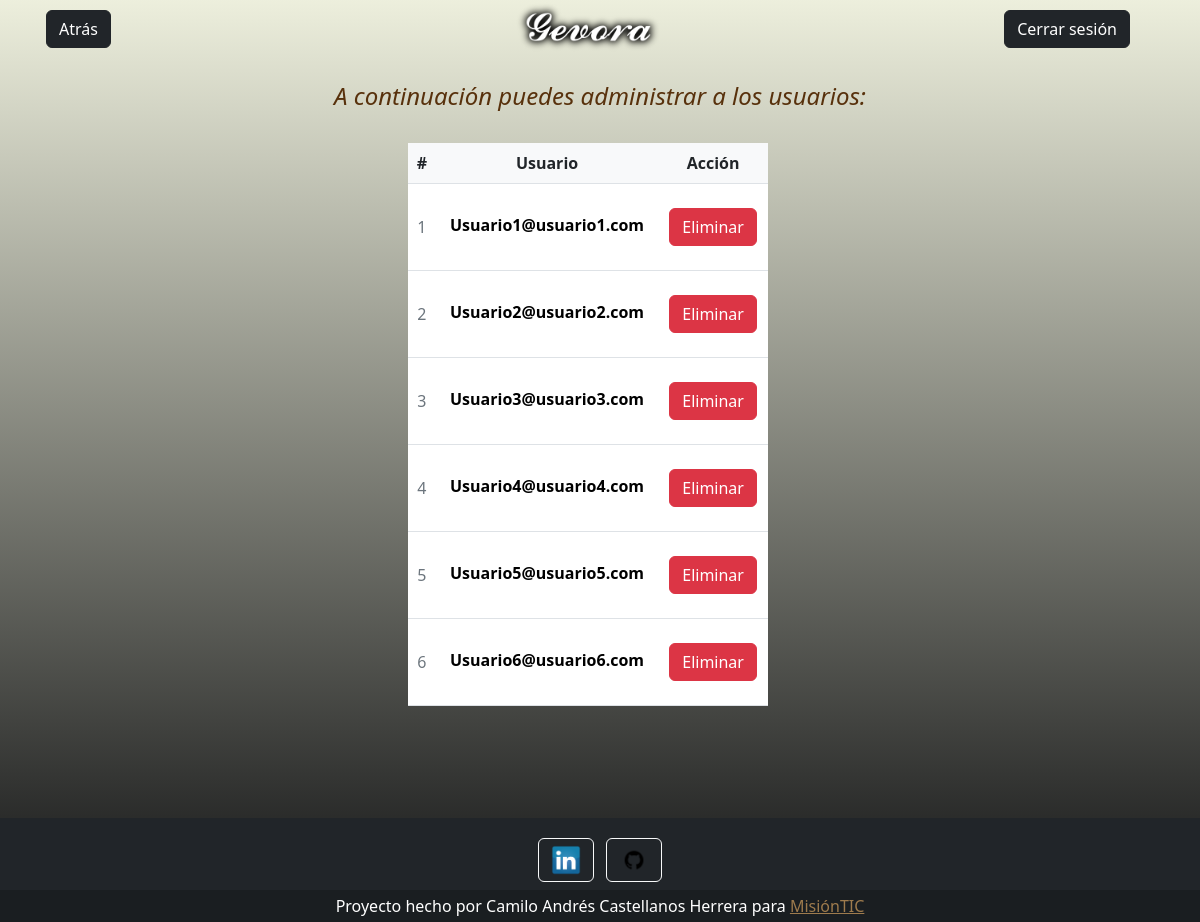
/controlu (signed in), run on an earlier commit of the app's database.
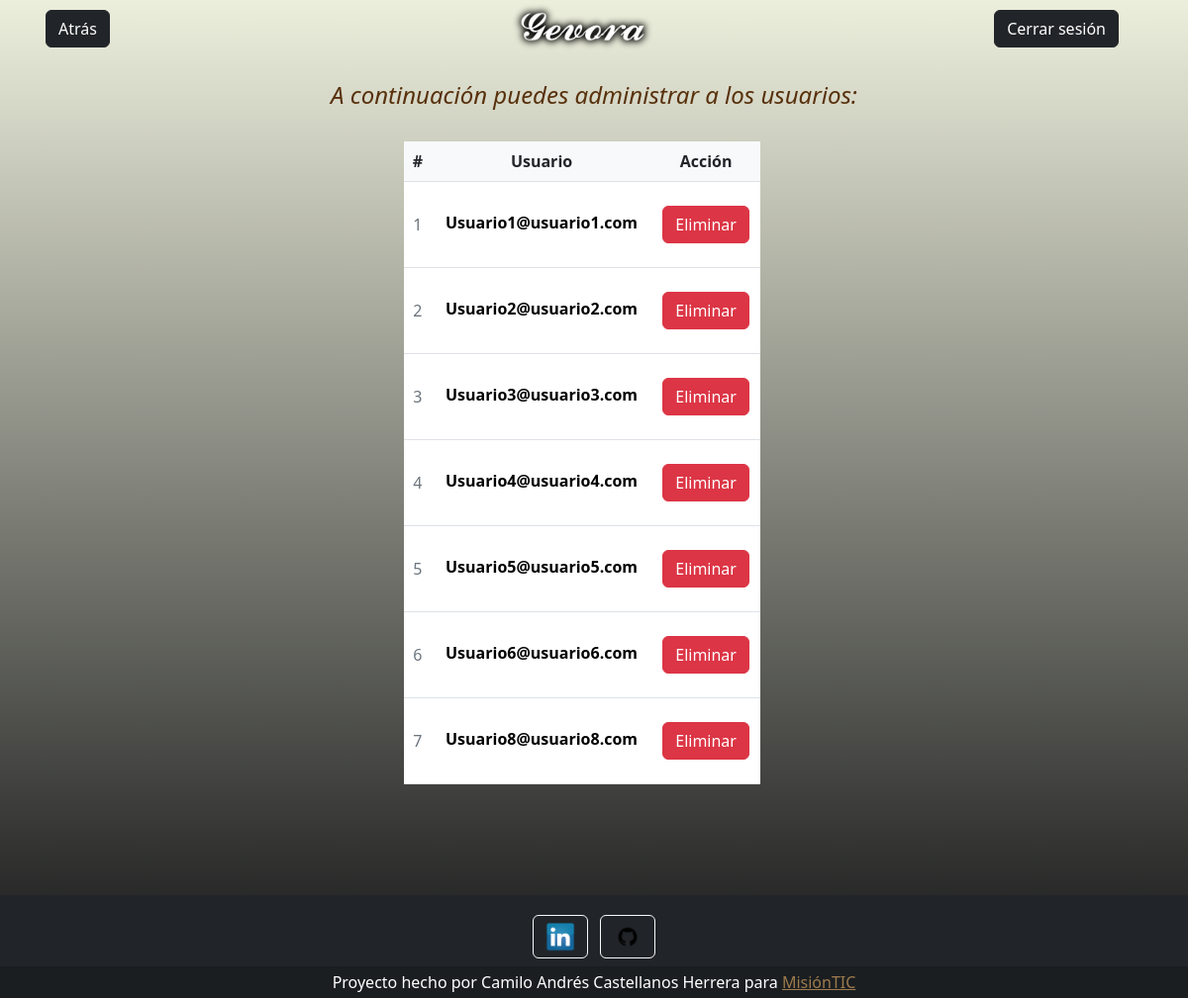
And on a later commit of the database.
### tables this page shows
CREATE TABLE users (id INTEGER PRIMARY KEY AUTOINCREMENT, email VARCHAR NOT NULL, password VARCHAR NOT NULL);

### app.py (the view, shortened to what this page needs)
@app.route('/controlu')
@app.route('/controlu/<a>', methods=['POST'])
def controlu(a=None):
    if g.usuario == None: #Restricción a que sólo usuarios loggeados puedan acceder a vistas de procesos internos
        joker = "Debes iniciar sesión para poder acceder a nuestros servicios"
        return render_template( 'joker.html', joker=joker ), {"Refresh": "2;/"}
    else:
        if a == None:
            try:
                with sqlite3.connect("db.db") as con: #consulta para mostrar usuarios  en la vista de administrar usuarios
                    cur = con.cursor()
                    rowRaw = cur.execute("SELECT * FROM users").fetchall()
                    rowN = len(rowRaw)
                    return render_template("controlu.html", rowN=rowN, rowRaw=rowRaw)
            except Error:
                print("Ha ocurrido un error", Error)
                return render_template("error.html")

### app.py (called while the page is built)
@app.before_request
def before_request():
    usuario = session.get('usuario')
    if usuario == None:
        g.usuario = None
    else:
        g.usuario = session.get('usuario')

### templates/controlu.html (shortened to what this page needs)
{% extends 'base/base.html' %}
{% block content %}
<div class="container-fluid">
    <div class="container-fluid row align-items-start">
        {% if session.get('usuario') == "Superadmin1@superadmin1.com" %}
        <div class="container-fluid col-2 text-start"><a href="/home/sa" class="btn btn-dark" style="margin: 10px;"> Atrás </a></div>
        {% else %}
        <div class="container-fluid col-2 text-start"><a href="/home/a" class="btn btn-dark" style="margin: 10px;"> Atrás </a></div>
        {% endif %}
        <div class="col-4"><img src="\static\images\gevora.png" alt="Gevora hotel" width="150"></div>
        <div class="col-2 text-end"><a href="{{ url_for('log_out') }}" class="btn btn-dark" style="margin: 10px;"> Cerrar sesión </a></div>
    </div>
</div>
<br>
<h4 id="change2">A continuación puedes administrar a los usuarios:</h4>
<br>
<div class="container-fluid row align-items-center" id="change">
        <div class="col-4">
            <table class="table align-middle mb-0 bg-white">
                <thead class="bg-light align-middle">
                <tr>
                    <th>#</th>
                    <th>Usuario</th>
                    <th>Acción</th>
                </tr>
                </thead>
                <tbody>
                    {% for i in range(rowN) %}
                        {% if rowRaw[i][0] == 1 or rowRaw[i][0] == 2 %}
                            {{ continue }}
                        {% else %}
                        <tr>
                            <td>
                                <p class="text-muted mb-0"> {{i-1}} </p>
                            </div>
                            </td>
                            <td>
                                <p class="fw-bold mb-1"> {{rowRaw[i][1]}} </p>
                            </td>
                            <td>
                                <p>
                                    <form action="/controlu/{{rowRaw[i][0]}}" method="post">
                                    <button type="submit" class="btn btn-danger">Eliminar</button>
                                    </form>
                                </p>
                            </td>
                        </tr>
                        {% endif %}
                    {% endfor %}
<br><br><br><br><br><br><br><br><br>
{% endblock %}

### templates/base/base.html (shortened to what this page needs)
<!DOCTYPE html>
<html lang="en">
<head>
    <link rel="stylesheet" href="https://cdn.jsdelivr.net/npm/bootstrap@5.2.1/dist/css/bootstrap.min.css">
    <link rel="stylesheet" href="{{ url_for('static', filename='css/style.css') }}">
</head>
<body class="container-fluid vh-100 gradient-custom">
    {% block content %}
    {% endblock %}
    <footer class="bg-dark text-center text-white fixed-bottom">
        <div class="container p-3 pb-0">
            <section class="mb-1">
            <a class="btn btn-outline-light btn-floating m-1" href="https://www.linkedin.com/in/camilocastell/" role="button" title="LinkedIn">
                <i class="fab fa-linkedin-in">
                    <img src="{{ url_for('static', filename='images/kisspng-linkedin-logo-computer-icons-business-symbol-linkedin-icon-5ab1765660baa8.1191823015215796063962.png') }}" alt="LinkedIn" width="30">
                </i>
            </a>
            <a class="btn btn-outline-light btn-floating m-1" href="https://github.com/camilo6castell" role="button" title="GitHub">
                <i class="fab fa-github">
                    <img src="{{ url_for('static', filename='images/kisspng-github-logo-repository-computer-icons-5afa376c51ca94.387166531526347628335.png') }}" alt="GitHub" width="30">
                </i>
            </a>
            </section>
        </div>
        <div class="text-center p-1" style="background-color: rgba(0, 0, 0, 0.2);">
            Proyecto hecho por Camilo Andrés Castellanos Herrera para <a class="link" href="https://www.misiontic2022.gov.co/portal/">MisiónTIC</a>
        </div>
    </footer>
</body>
</html>

### static/css/style.css (style rules this page uses)
body { font-family: system-ui; text-align: center; height: 100%; }
h4 { color: rgb(88, 49, 12); font-style:oblique; }
p { color: rgb(0, 0, 0); }
.gradient-custom { background: #6a11cb; background: -webkit-linear-gradient(to bottom, rgba(236, 238, 219, 0.959), rgb(18, 19, 20)); background: linear-gradient(to bottom, rgba(236, 238, 219, 0.959), rgb(18, 19, 20)); background-repeat: no-repeat; background-attachment: fixed; }
.link { color: #9e7b4d; }

What changed in the data, as far as the page shows it:
added users: email "Usuario8@usuario8.com"
Also different on the page:
new list line: "7 Eliminar"
